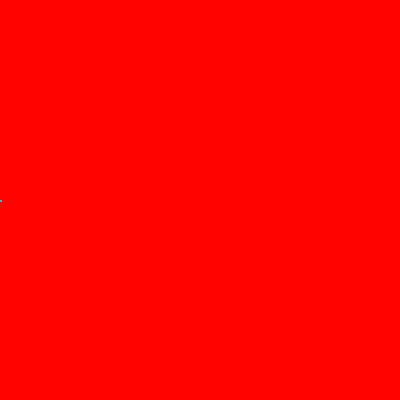
Frame 1 (no input)
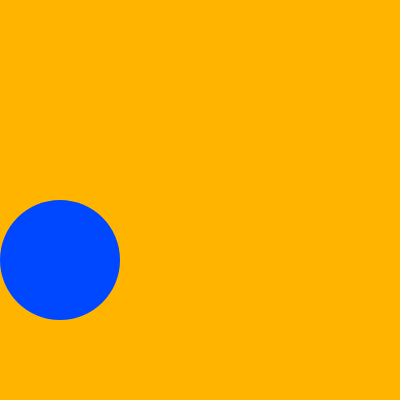
Frame 60 (no input)
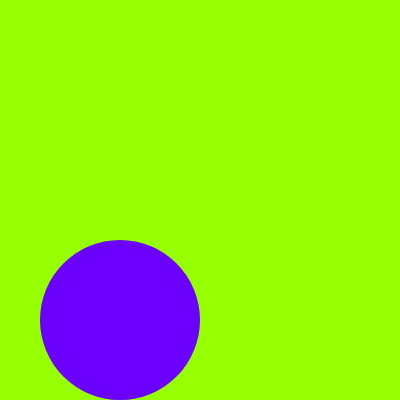
Frame 120 (the mouse pressed at the canvas centre since frame 60)

The p5.js sketch that drew these frames (run headless with seeded random() and noise() and a simulated clock; from frame 60 on, the mouse is pressed at the canvas centre):

// p5.js sketch
// ── sketch.js
var pos, vel, r, h

function setup() {
  createCanvas(400, 400)
  colorMode(HSB, 255)
  pos = createVector(0, height / 2)
  vel = createVector(1, 1)
  h = 0
  noStroke()
}

function draw() {
  pos.add(vel)
  checkEdges()
  
  r = min(pos.x, width-pos.x, pos.y, height-pos.y)
  
  h = (h+0.5) % 255

  background(h, 255, 255)
  fill((h+128)%255, 255, 255)
  ellipse(pos.x, pos.y, 2*r, 2*r)
}

function checkEdges() {
  if (pos.x <= 0 || width <= pos.x)  {
    vel.x *= -1
  }
  if (pos.y <= 0 || width <= pos.y) {
    vel.y *= -1
  }
}
